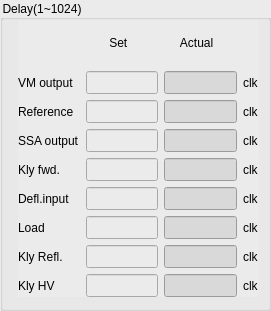
   <widget class="QGroupBox" name="groupBox_Delay">
    <property name="geometry">
     <rect>
      <x>140</x>
      <y>20</y>
      <width>271</width>
      <height>311</height>
     </rect>
    </property>
    <property name="styleSheet">
     <string notr="true">background-color: rgb(235, 235, 235);</string>
    </property>
    <property name="title">
     <string>Delay(1~1024)</string>
    </property>
    <widget class="QWidget" name="layoutWidget">
     <property name="geometry">
      <rect>
       <x>18</x>
       <y>20</y>
       <width>241</width>
       <height>277</height>
      </rect>
     </property>
     <layout class="QGridLayout" name="gridLayout_2">
      <item row="0" column="1">
       <widget class="QLabel" name="label_78">
        <property name="font">
         <font>
          <family>Arial</family>
          <pointsize>9</pointsize>
          <weight>50</weight>
          <bold>false</bold>
         </font>
        </property>
        <property name="text">
         <string>       Set</string>
        </property>
       </widget>
      </item>
      <item row="0" column="2">
       <widget class="QLabel" name="label_93">
        <property name="font">
         <font>
          <family>Arial</family>
          <pointsize>9</pointsize>
          <weight>50</weight>
          <bold>false</bold>
         </font>
        </property>
        <property name="text">
         <string>     Actual</string>
        </property>
       </widget>
      </item>
      <item row="1" column="0">
       <layout class="QVBoxLayout" name="verticalLayout_21">
        <item>
         <widget class="QLabel" name="label_79">
          <property name="font">
           <font>
            <family>Arial</family>
            <pointsize>9</pointsize>
            <weight>50</weight>
            <bold>false</bold>
           </font>
          </property>
          <property name="text">
           <string>VM output</string>
          </property>
         </widget>
        </item>
        <item>
         <widget class="QLabel" name="label_94">
          <property name="font">
           <font>
            <family>Arial</family>
            <pointsize>9</pointsize>
            <weight>50</weight>
            <bold>false</bold>
           </font>
          </property>
          <property name="text">
           <string>Reference</string>
          </property>
         </widget>
        </item>
        <item>
         <widget class="QLabel" name="label_96">
          <property name="font">
           <font>
            <family>Arial</family>
            <pointsize>9</pointsize>
            <weight>50</weight>
            <bold>false</bold>
           </font>
          </property>
          <property name="text">
           <string>SSA output</string>
          </property>
         </widget>
        </item>
        <item>
         <widget class="QLabel" name="label_98">
          <property name="font">
           <font>
            <family>Arial</family>
            <pointsize>9</pointsize>
            <weight>50</weight>
            <bold>false</bold>
           </font>
          </property>
          <property name="text">
           <string>Kly fwd.</string>
          </property>
         </widget>
        </item>
        <item>
         <widget class="QLabel" name="label_97">
          <property name="font">
           <font>
            <family>Arial</family>
            <pointsize>9</pointsize>
            <weight>50</weight>
            <bold>false</bold>
           </font>
          </property>
          <property name="text">
           <string>Defl.input</string>
          </property>
         </widget>
        </item>
        <item>
         <widget class="QLabel" name="label_95">
          <property name="font">
           <font>
            <family>Arial</family>
            <pointsize>9</pointsize>
            <weight>50</weight>
            <bold>false</bold>
           </font>
          </property>
          <property name="text">
           <string>Load</string>
          </property>
         </widget>
        </item>
        <item>
         <widget class="QLabel" name="label_106">
          <property name="font">
           <font>
            <family>Arial</family>
            <pointsize>9</pointsize>
            <weight>50</weight>
            <bold>false</bold>
           </font>
          </property>
          <property name="text">
           <string>Kly Refl.</string>
          </property>
         </widget>
        </item>
        <item>
         <widget class="QLabel" name="label_107">
          <property name="font">
           <font>
            <family>Arial</family>
            <pointsize>9</pointsize>
            <weight>50</weight>
            <bold>false</bold>
           </font>
          </property>
          <property name="text">
           <string>Kly HV</string>
          </property>
         </widget>
        </item>
       </layout>
      </item>
      <item row="1" column="1">
       <layout class="QVBoxLayout" name="verticalLayout_18">
        <item>
         <widget class="QLineEdit" name="lineEdit_DL_VMset">
          <property name="font">
           <font>
            <family>Arial</family>
            <pointsize>10</pointsize>
            <weight>50</weight>
            <bold>false</bold>
           </font>
          </property>
          <property name="text">
           <string/>
          </property>
         </widget>
        </item>
        <item>
         <widget class="QLineEdit" name="lineEdit_DL_Refset">
          <property name="font">
           <font>
            <family>Arial</family>
            <pointsize>10</pointsize>
            <weight>50</weight>
            <bold>false</bold>
           </font>
          </property>
          <property name="text">
           <string/>
          </property>
         </widget>
        </item>
        <item>
         <widget class="QLineEdit" name="lineEdit_DL_SSAset">
          <property name="font">
           <font>
            <family>Arial</family>
            <pointsize>10</pointsize>
            <weight>50</weight>
            <bold>false</bold>
           </font>
          </property>
          <property name="text">
           <string/>
          </property>
         </widget>
        </item>
        <item>
         <widget class="QLineEdit" name="lineEdit_DL_Klyset">
          <property name="font">
           <font>
            <family>Arial</family>
            <pointsize>10</pointsize>
            <weight>50</weight>
            <bold>false</bold>
           </font>
          </property>
          <property name="text">
           <string/>
          </property>
         </widget>
        </item>
        <item>
         <widget class="QLineEdit" name="lineEdit_DL_Deflset">
          <property name="font">
           <font>
            <family>Arial</family>
            <pointsize>10</pointsize>
            <weight>50</weight>
            <bold>false</bold>
           </font>
          </property>
          <property name="text">
           <string/>
          </property>
         </widget>
        </item>
        <item>
         <widget class="QLineEdit" name="lineEdit_DL_loadset">
          <property name="font">
           <font>
            <family>Arial</family>
            <pointsize>10</pointsize>
            <weight>50</weight>
            <bold>false</bold>
           </font>
          </property>
          <property name="text">
           <string/>
          </property>
         </widget>
        </item>
        <item>
         <widget class="QLineEdit" name="lineEdit_DL_Klyreset">
          <property name="font">
           <font>
            <family>Arial</family>
            <pointsize>10</pointsize>
            <weight>50</weight>
            <bold>false</bold>
           </font>
          </property>
          <property name="text">
           <string/>
          </property>
         </widget>
        </item>
        <item>
         <widget class="QLineEdit" name="lineEdit_DL_KlyHVset">
          <property name="font">
           <font>
            <family>Arial</family>
            <pointsize>10</pointsize>
            <weight>50</weight>
            <bold>false</bold>
           </font>
          </property>
          <property name="text">
           <string/>
          </property>
         </widget>
        </item>
       </layout>
      </item>
      <item row="1" column="2">
       <layout class="QVBoxLayout" name="verticalLayout_19">
        <item>
         <widget class="QLineEdit" name="lineEdit_DL_VMact">
          <property name="font">
           <font>
            <family>Arial</family>
            <pointsize>10</pointsize>
            <weight>50</weight>
            <bold>false</bold>
           </font>
          </property>
          <property name="styleSheet">
           <string notr="true">background-color: rgb(217, 217, 217);</string>
          </property>
         </widget>
        </item>
        <item>
         <widget class="QLineEdit" name="lineEdit_DL_Refact">
          <property name="font">
           <font>
            <family>Arial</family>
            <pointsize>10</pointsize>
            <weight>50</weight>
            <bold>false</bold>
           </font>
          </property>
          <property name="styleSheet">
           <string notr="true">background-color: rgb(217, 217, 217);</string>
          </property>
         </widget>
        </item>
        <item>
         <widget class="QLineEdit" name="lineEdit_DL_SSAact">
          <property name="font">
           <font>
            <family>Arial</family>
            <pointsize>10</pointsize>
            <weight>50</weight>
            <bold>false</bold>
           </font>
          </property>
          <property name="styleSheet">
           <string notr="true">background-color: rgb(217, 217, 217);</string>
          </property>
         </widget>
        </item>
        <item>
         <widget class="QLineEdit" name="lineEdit_DL_Klyact">
          <property name="font">
           <font>
            <family>Arial</family>
            <pointsize>10</pointsize>
            <weight>50</weight>
            <bold>false</bold>
           </font>
          </property>
          <property name="styleSheet">
           <string notr="true">background-color: rgb(217, 217, 217);</string>
          </property>
         </widget>
        </item>
        <item>
         <widget class="QLineEdit" name="lineEdit_DL_Deflact">
          <property name="font">
           <font>
            <family>Arial</family>
            <pointsize>10</pointsize>
            <weight>50</weight>
            <bold>false</bold>
           </font>
          </property>
          <property name="styleSheet">
           <string notr="true">background-color: rgb(217, 217, 217);</string>
          </property>
         </widget>
        </item>
        <item>
         <widget class="QLineEdit" name="lineEdit_DL_loadact">
          <property name="font">
           <font>
            <family>Arial</family>
            <pointsize>10</pointsize>
            <weight>50</weight>
            <bold>false</bold>
           </font>
          </property>
          <property name="styleSheet">
           <string notr="true">background-color: rgb(217, 217, 217);</string>
          </property>
         </widget>
        </item>
        <item>
         <widget class="QLineEdit" name="lineEdit_DL_Klyreact">
          <property name="font">
           <font>
            <family>Arial</family>
            <pointsize>10</pointsize>
            <weight>50</weight>
            <bold>false</bold>
           </font>
          </property>
          <property name="styleSheet">
           <string notr="true">background-color: rgb(217, 217, 217);</string>
          </property>
         </widget>
        </item>
        <item>
         <widget class="QLineEdit" name="lineEdit_DL_KlyHVact">
          <property name="font">
           <font>
            <family>Arial</family>
            <pointsize>10</pointsize>
            <weight>50</weight>
            <bold>false</bold>
           </font>
          </property>
          <property name="styleSheet">
           <string notr="true">background-color: rgb(217, 217, 217);</string>
          </property>
         </widget>
        </item>
       </layout>
      </item>
      <item row="1" column="3">
       <layout class="QVBoxLayout" name="verticalLayout_20">
        <item>
         <widget class="QLabel" name="label_100">
          <property name="font">
           <font>
            <family>Arial</family>
            <pointsize>9</pointsize>
            <weight>50</weight>
            <bold>false</bold>
           </font>
          </property>
          <property name="text">
           <string>clk</string>
          </property>
         </widget>
        </item>
        <item>
         <widget class="QLabel" name="label_101">
          <property name="font">
           <font>
            <family>Arial</family>
            <pointsize>9</pointsize>
            <weight>50</weight>
            <bold>false</bold>
           </font>
          </property>
          <property name="text">
           <string>clk</string>
          </property>
         </widget>
        </item>
        <item>
         <widget class="QLabel" name="label_102">
          <property name="font">
           <font>
            <family>Arial</family>
            <pointsize>9</pointsize>
            <weight>50</weight>
            <bold>false</bold>
           </font>
          </property>
          <property name="text">
           <string>clk</string>
          </property>
         </widget>
        </item>
        <item>
         <widget class="QLabel" name="label_103">
          <property name="font">
           <font>
            <family>Arial</family>
            <pointsize>9</pointsize>
            <weight>50</weight>
            <bold>false</bold>
           </font>
          </property>
          <property name="text">
           <string>clk</string>
          </property>
         </widget>
        </item>
        <item>
         <widget class="QLabel" name="label_104">
          <property name="font">
           <font>
            <family>Arial</family>
            <pointsize>9</pointsize>
            <weight>50</weight>
            <bold>false</bold>
           </font>
          </property>
          <property name="text">
           <string>clk</string>
          </property>
         </widget>
        </item>
        <item>
         <widget class="QLabel" name="label_105">
          <property name="font">
           <font>
            <family>Arial</family>
            <pointsize>9</pointsize>
            <weight>50</weight>
            <bold>false</bold>
           </font>
          </property>
          <property name="text">
           <string>clk</string>
          </property>
         </widget>
        </item>
        <item>
         <widget class="QLabel" name="label_108">
          <property name="font">
           <font>
            <family>Arial</family>
            <pointsize>9</pointsize>
            <weight>50</weight>
            <bold>false</bold>
           </font>
          </property>
          <property name="text">
           <string>clk</string>
          </property>
         </widget>
        </item>
        <item>
         <widget class="QLabel" name="label_109">
          <property name="font">
           <font>
            <family>Arial</family>
            <pointsize>9</pointsize>
            <weight>50</weight>
            <bold>false</bold>
           </font>
          </property>
          <property name="text">
           <string>clk</string>
          </property>
         </widget>
        </item>
       </layout>
      </item>
     </layout>
    </widget>
    <zorder>layoutWidget</zorder>
    <zorder>groupBox_Amp_comp</zorder>
   </widget>
